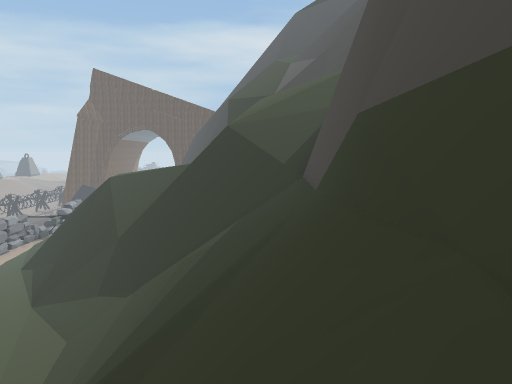
[1] (above)

21 first-person views from a walk through a scene from a Unity 3-D project. The camera is 1.3 m above the floor, tilts 6° down and sees 70° across. Doors are open. The floor is counted in squares, 2 m on a side. Each view is taken from the middle of a square. On the plan, view 1 faces up. The plan holds only what a view shows up to about 11 squares ahead; the rest is blank. The place goes on beyond the plan. The player character is not drawn. Some animated figures are left out. Some surface patterns are stand-ins.

[2]
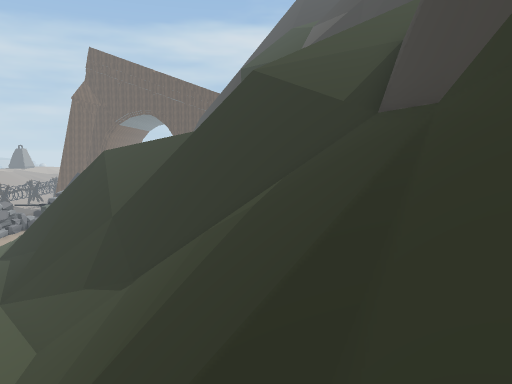

[3]
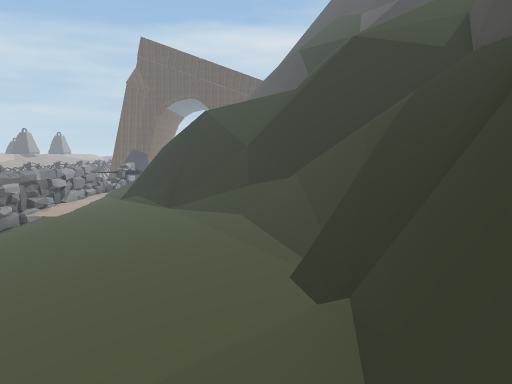

[4]
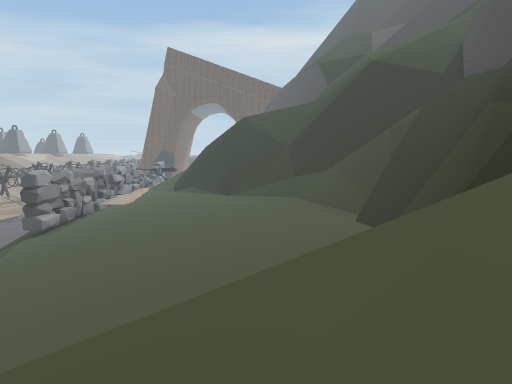

[5]
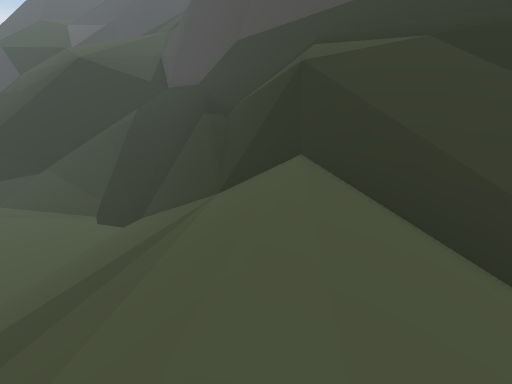

[6]
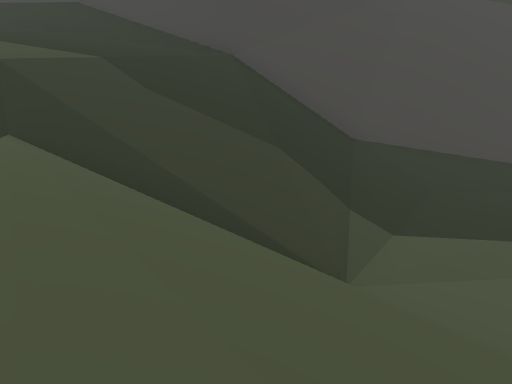

[7]
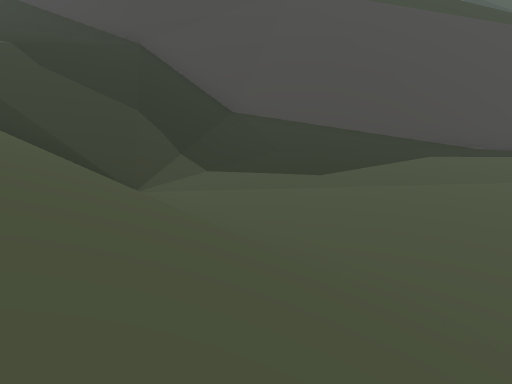

[8]
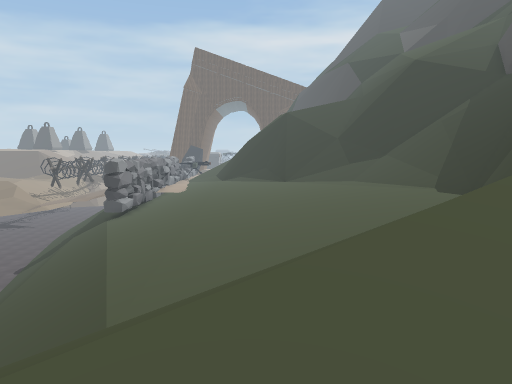

[9]
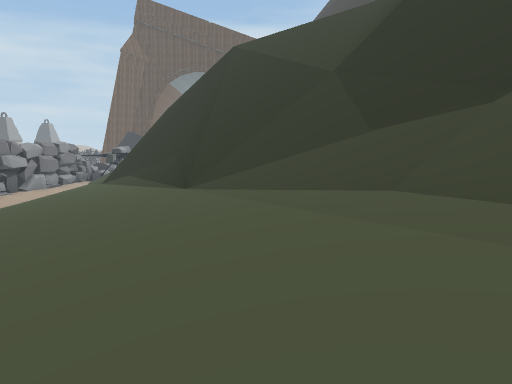

[10]
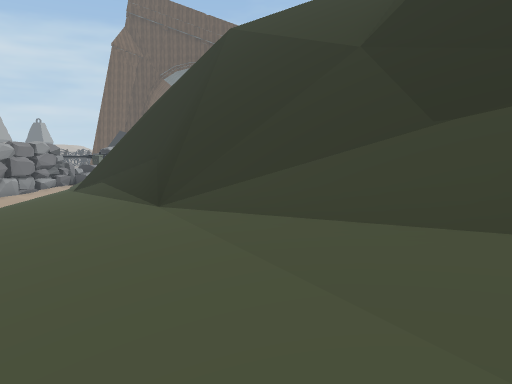

[11]
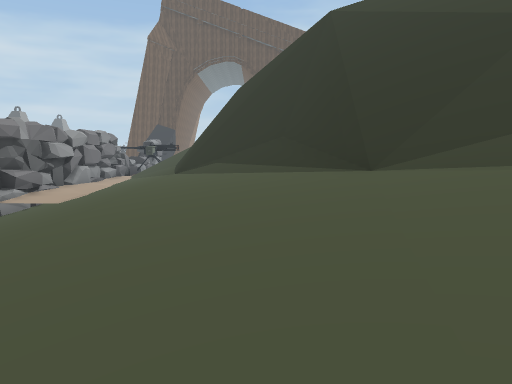

[12]
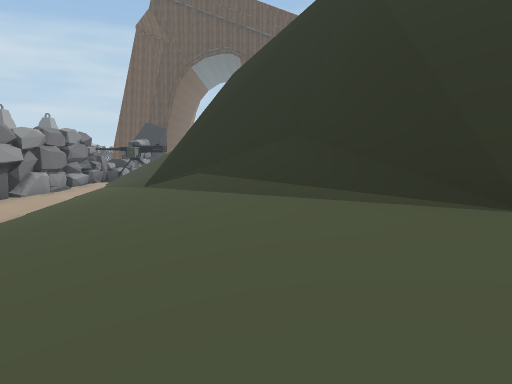

[13]
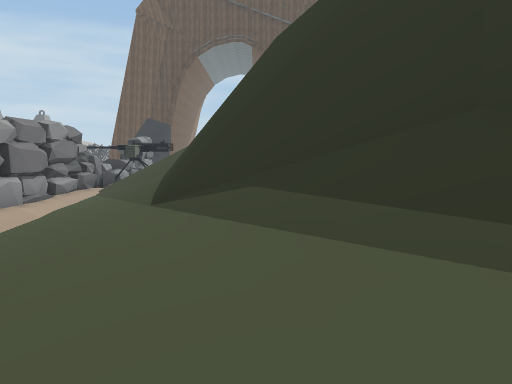

[14]
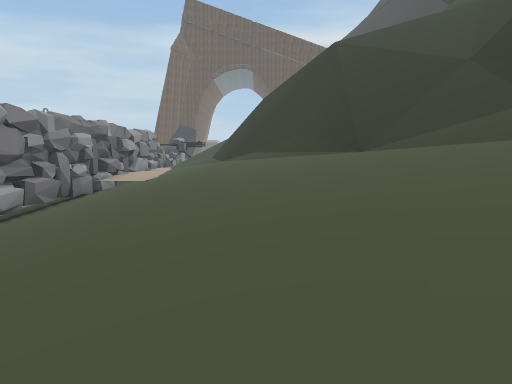

[15]
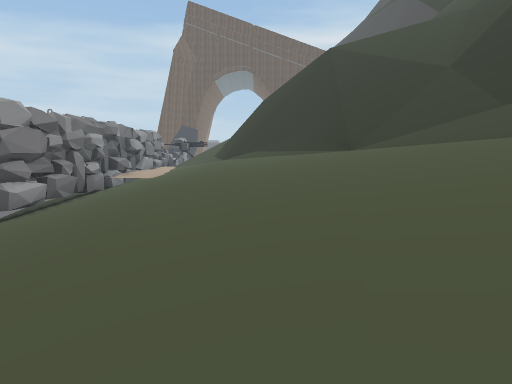

[16]
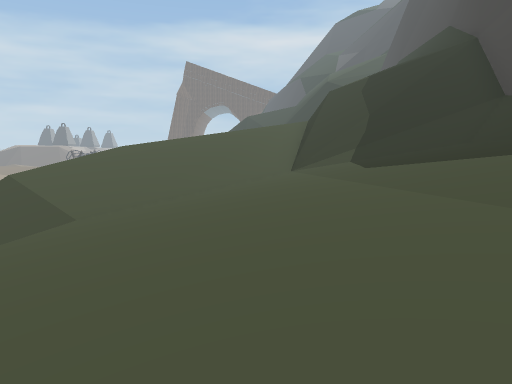

[17]
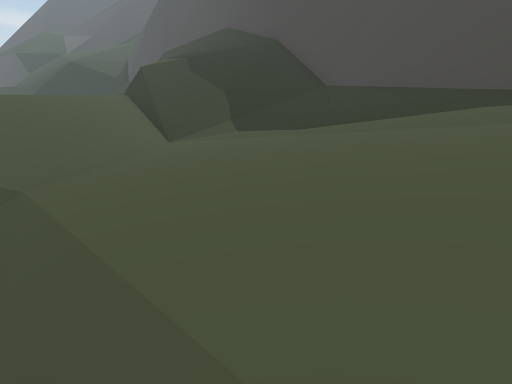

[18]
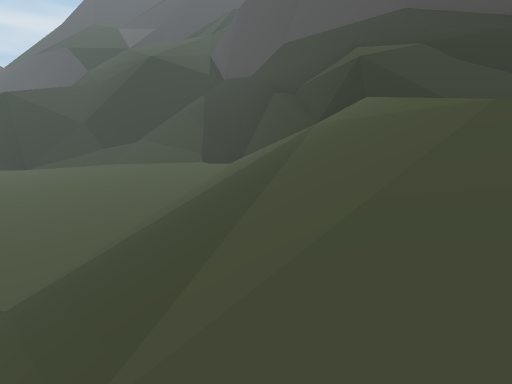

[19]
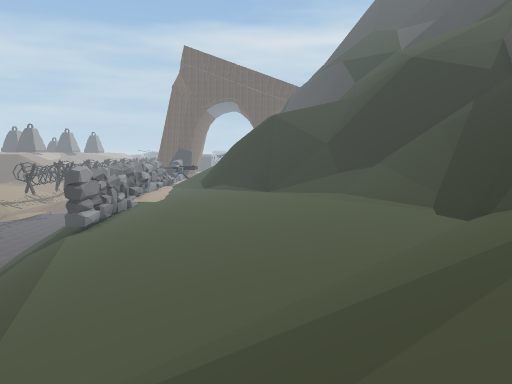

[20]
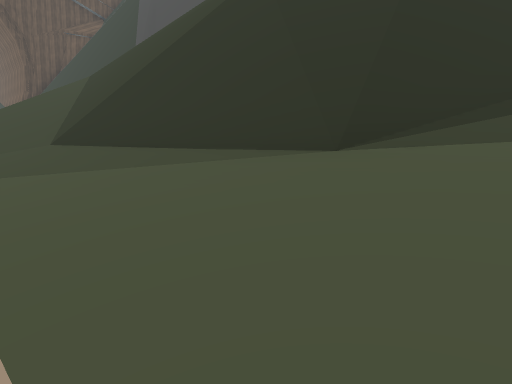

[21]
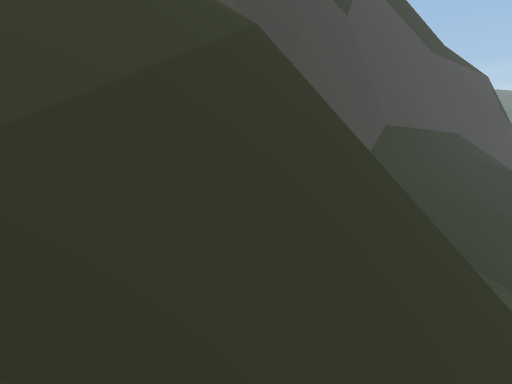

### Floor plan
Key: @ floor where view 1 was taken; # wall or solid block; x gap in a wall; . main floor; : floor 1.5 m higher than the main floor; - floor 1.75 m lower than the main floor; + floor 3 m higher than the main floor; _ floor 3.25 m lower than the main floor; * floor 9.5 m higher than the main floor; / step, stairs or slope; = window, fence, low wall or low ledge; ^ raised ledge; v drop or lower ground.
Columns run from 16 left of view 1 to 3 right of it. Each row starts with its distance up from view 1.
 25 _/////
 24 _//////
 23 __/////
 22 __/#v/
 21 __-/#v/
 20 __-/#=vv
 19 __--##=vv/*
 18 __--/##vv///
 17 ___--//#///////
 16 ___--./#/////#/
 15 ___---./////#vv/
 14 ___---.////#^=v/////
 13 ___---..////# vv///#
 12 ___----..///#^^vv//#
 11 ___----...///####/#
 10 ____---..../////=x#v
  9  ___---....///////^v
  8  ___---....///////^v
  7   __----..../////#=v
  6 /___----....///=v#
  5 //___---....//==/#
  4 //___---..../=#//#
  3 //___---..../#v//#
  2 ///__---..//#v///^
  1 ///__----///#=///#
  0  ///__-/////#v//@^
 -1  ///__//////#////#
 -2    //////////////^
 -3     ///////=/////^
 -4    ////////=////#^
 -5    /////++//////#
 -6    ////::///////#
 -7    //:::////////^
 -8     /...//.////#^
 -9     .../.....//#
-10     //.......:/#v
-11     //-......:/#v
-12      /-......:/^v
-13      /-......:#=v
-14      /-......:#
-15      /.......:^v
-16         ...   #v
-17          .

Where each view was taken, in squares from view 1:
view 1: 0 up, 0 right, facing up
view 2: 3 up, 1 left, facing up
view 3: 1 down, 5 left, facing up
view 4: 5 down, 7 left, facing up
view 5: 5 down, 8 left, facing up-right
view 6: 6 down, 10 left, facing right
view 7: 9 down, 12 left, facing right
view 8: 7 down, 10 left, facing up
view 9: 6 up, 7 left, facing up
view 10: 8 up, 7 left, facing up
view 11: 8 up, 10 left, facing up
view 12: 11 up, 10 left, facing up
view 13: 14 up, 11 left, facing up
view 14: 4 up, 11 left, facing up
view 15: 3 up, 11 left, facing up
view 16: 17 down, 7 left, facing up
view 17: 15 down, 11 left, facing up-right
view 18: 7 down, 13 left, facing up-right
view 19: 5 down, 9 left, facing up
view 20: 17 up, 15 left, facing up-right
view 21: 17 up, 4 left, facing down-right
